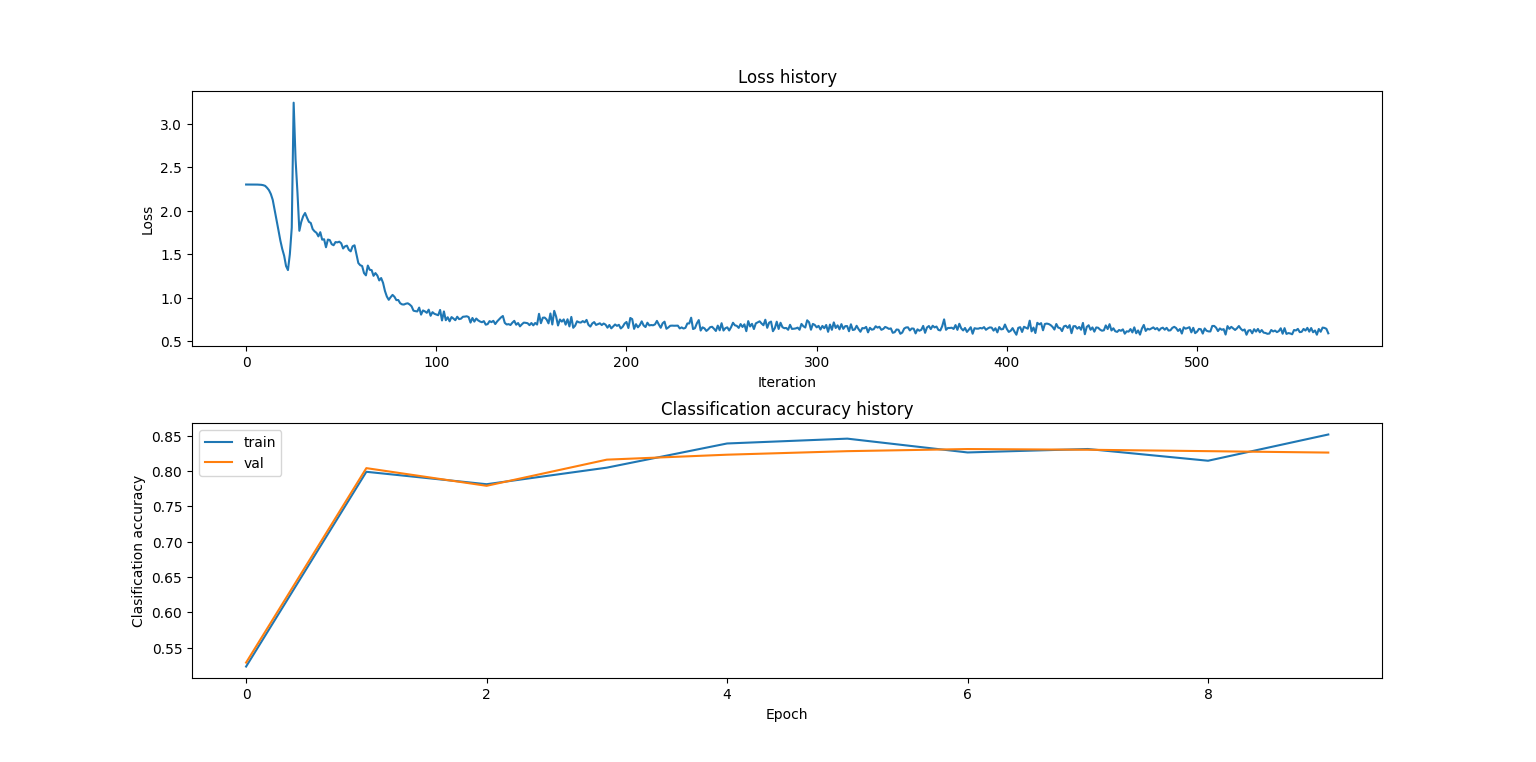

Python code for this plot:
import os 
import numpy as np 
import matplotlib.pyplot as plt

# Input data files are available in the "./input/" directory

## Load the datasets
def load_mnist(path, kind='train'):

    labels_path = os.path.join(path,'%s-labels-idx1-ubyte'% kind)
    images_path = os.path.join(path,'%s-images-idx3-ubyte'% kind)
    
    with open(labels_path,'rb') as lbpath:
        labels = np.frombuffer(lbpath.read(), dtype=np.uint8,
                               offset=8)
    
    with open(images_path,'rb') as imgpath:
        images = np.frombuffer(imgpath.read(), dtype=np.uint8,
                               offset=16).reshape(len(labels), 784)

    return images, labels


# Load the data
X_train, y_train = load_mnist('./input', kind='train')
X_test, y_test = load_mnist('./input', kind='t10k')
m_train = X_train.shape[0]
m_test = X_test.shape[0]


## Preprocessing
# Subsample the data
m_train = 59000
m_validation = 1000

mask = list(range(m_train, m_train + m_validation))
X_val = X_train[mask]
y_val = y_train[mask]

mask = list(range(m_train))
X_train = X_train[mask]
y_train = y_train[mask]

mask = list(range(m_test))
X_test = X_test[mask]
y_test = y_test[mask]
# Reshape data to rows
X_train = X_train.reshape(m_train, -1)
X_val = X_val.reshape(m_validation, -1)
X_test = X_test.reshape(m_test, -1)
print("X_train shape: " + str(X_train.shape))
print("y_train shape: " + str(y_train.shape))
print("X_val shape: " + str(X_val.shape))
print("y_val shape: " + str(y_val.shape))
print("X_test shape: " + str(X_test.shape))
print("y_test shape: " + str(y_test.shape))
print ("Number of training examples: m_train = " + str(m_train))
print ("Number of validation examples: m_validation = " + str(m_validation))
print ("Number of testing examples: m_test = " + str(m_test))
print("")


## Implement TwoLayerNet
class TwoLayerNet(object):    
    """
    A two-layer fully-connected neural network. The net has an input dimension of
    N, a hidden layer dimension of H, and performs classification over C classes.
    We train the network with a softmax loss function and L2 regularization on the
    weight matrices. The network uses a ReLU nonlinearity after the first fully
    connected layer.

    In other words, the network has the following architecture:

    input - fully connected layer - ReLU - fully connected layer - softmax

    The outputs of the second fully-connected layer are the scores for each class.
    """

    def __init__(self, input_size, hidden_size, output_size, std=1e-4): 
        """
        Initialize the model. Weights are initialized to small random values and
        biases are initialized to zero. Weights and biases are stored in the
        variable self.params, which is a dictionary with the following keys:

        W1: First layer weights; has shape (D, H)
        b1: First layer biases; has shape (H,)
        W2: Second layer weights; has shape (H, C)
        b2: Second layer biases; has shape (C,)

        Inputs:
        - input_size: The dimension D of the input data.
        - hidden_size: The number of neurons H in the hidden layer.
        - output_size: The number of classes C.
        """
        self.params = {}    
        self.params['W1'] = std * np.random.randn(input_size, hidden_size)   
        self.params['b1'] = np.zeros((1, hidden_size))    
        self.params['W2'] = std * np.random.randn(hidden_size, output_size)   
        self.params['b2'] = np.zeros((1, output_size))

    def loss(self, X, y=None, reg=0.0):
        """
        Compute the loss and gradients for a two layer fully connected neural
        network.

        Inputs:
        - X: Input data of shape (N, D). Each X[i] is a training sample.
        - y: Vector of training labels. y[i] is the label for X[i], and each y[i] is
          an integer in the range 0 <= y[i] < C. This parameter is optional; if it
          is not passed then we only return scores, and if it is passed then we
          instead return the loss and gradients.
        - reg: Regularization strength.

        Returns:
        If y is None, return a matrix scores of shape (N, C) where scores[i, c] is
        the score for class c on input X[i].

        If y is not None, instead return a tuple of:
        - loss: Loss (data loss and regularization loss) for this batch of training
          samples.
        - grads: Dictionary mapping parameter names to gradients of those parameters
          with respect to the loss function; has the same keys as self.params.
        """
        W1, b1 = self.params['W1'], self.params['b1']
        W2, b2 = self.params['W2'], self.params['b2']
        N, D = X.shape
        
        # Compute the forward pass
        scores = None
        h1 = ReLU(np.dot(X, W1) + b1)      
        out = np.dot(h1, W2) + b2          
        scores = out
        
        if y is None:   
            return scores
        
        # Compute the loss
        scores_max = np.max(scores, axis=1, keepdims=True)    # (N,1)
        exp_scores = np.exp(scores - scores_max)              # (N,C)
        probs = exp_scores / np.sum(exp_scores, axis=1, keepdims=True)    # (N,C)
        correct_logprobs = -np.log(probs[range(N), y])        # (N,1)
        data_loss = np.sum(correct_logprobs) / N
        reg_loss = 0.5 * reg * np.sum(W1*W1) + 0.5 * reg * np.sum(W2*W2)
        loss = data_loss + reg_loss
        
        # Backward pass: compute gradients
        grads = {}
        dscores = probs                                 # (N,C)
        dscores[range(N), y] -= 1
        dscores /= N
        dW2 = np.dot(h1.T, dscores)                     # (H,C)
        db2 = np.sum(dscores, axis=0, keepdims=True)    # (1,C)
        dh1 = np.dot(dscores, W2.T)                     # (N,H)
        dh1[h1 <= 0] = 0
        dW1 = np.dot(X.T, dh1)                          # (D,H)
        db1 = np.sum(dh1, axis=0, keepdims=True)        # (1,H)
        dW2 += reg * W2
        dW1 += reg * W1
        
        grads['W1'] = dW1
        grads['b1'] = db1
        grads['W2'] = dW2
        grads['b2'] = db2

        return loss, grads

    def train(self, X, y, X_val, y_val, learning_rate=1e-3, 
               learning_rate_decay=0.95, reg=1e-5, mu=0.9, num_epochs=10, 
               mu_increase=1.0, batch_size=200, verbose=False):   
        """
        Train this neural network using stochastic gradient descent.

        Inputs:
        - X: A numpy array of shape (N, D) giving training data.
        - y: A numpy array f shape (N,) giving training labels; y[i] = c means that
          X[i] has label c, where 0 <= c < C.
        - X_val: A numpy array of shape (N_val, D) giving validation data.
        - y_val: A numpy array of shape (N_val,) giving validation labels.
        - learning_rate: Scalar giving learning rate for optimization.
        - learning_rate_decay: Scalar giving factor used to decay the learning rate
          after each epoch.
        - reg: Scalar giving regularization strength.
        - num_iters: Number of steps to take when optimizing.
        - batch_size: Number of training examples to use per step.
        - verbose: boolean; if true print progress during optimization.
        """
        num_train = X.shape[0]
        iterations_per_epoch = max(int(num_train / batch_size), 1)
        
        # Use SGD to optimize the parameters in self.model
        v_W2, v_b2 = 0.0, 0.0
        v_W1, v_b1 = 0.0, 0.0
        loss_history = []
        train_acc_history = []
        val_acc_history = []

        for it in range(1, num_epochs * iterations_per_epoch + 1):   
            X_batch = None   
            y_batch = None 
            
            # Create a random minibatch of training data and labels
            sample_index = np.random.choice(num_train, batch_size, replace=True)   
            X_batch = X[sample_index, :]          
            y_batch = y[sample_index]             
            
            # Compute loss and gradients using the current minibatch
            loss, grads = self.loss(X_batch, y=y_batch, reg=reg) 
            loss_history.append(loss)
            
            # Use the gradients to update the parameters of the network
            v_W2 = mu * v_W2 - learning_rate * grads['W2']    
            self.params['W2'] += v_W2   
            v_b2 = mu * v_b2 - learning_rate * grads['b2']    
            self.params['b2'] += v_b2   
            v_W1 = mu * v_W1 - learning_rate * grads['W1']    
            self.params['W1'] += v_W1   
            v_b1 = mu * v_b1 - learning_rate * grads['b1']  
            self.params['b1'] += v_b1
            
            if verbose and it % iterations_per_epoch == 0:    
            # Every epoch, check train and val accuracy and decay learning rate
                epoch = it / iterations_per_epoch    
                train_acc = (self.predict(X_batch) == y_batch).mean()    
                val_acc = (self.predict(X_val) == y_val).mean()    
                train_acc_history.append(train_acc)    
                val_acc_history.append(val_acc)    
                print("epoch %d / %d: loss %f, train_acc: %f, val_acc: %f" % 
                                    (epoch*iterations_per_epoch, num_epochs*iterations_per_epoch, loss, train_acc, val_acc))
                
                # Decay learning rate
                learning_rate *= learning_rate_decay    
                mu *= mu_increase

        return {   
            'loss_history': loss_history,   
            'train_acc_history': train_acc_history,   
            'val_acc_history': val_acc_history,
        }

    def predict(self, X):    
        """
        Use the trained weights of this two-layer network to predict labels for
        data points. For each data point we predict scores for each of the C
        classes, and assign each data point to the class with the highest score.

        Inputs:
        - X: A numpy array of shape (N, D) giving N D-dimensional data points to
          classify.

        Returns:
        - y_pred: A numpy array of shape (N,) giving predicted labels for each of
        the elements of X. For all i, y_pred[i] = c means that X[i] is predicted
        to have class c, where 0 <= c < C.
        """
        y_pred = None    
        h1 = ReLU(np.dot(X, self.params['W1']) + self.params['b1'])    
        scores = np.dot(h1, self.params['W2']) + self.params['b2']    
        y_pred = np.argmax(scores, axis=1)    

        return y_pred

def ReLU(x):    
    return np.maximum(0, x)

## Training and Analysis
input_size = X_train.shape[1]
hidden_size = 10
num_classes = 10
net = TwoLayerNet(input_size, hidden_size, num_classes)

# Train the network
stats = net.train(X_train, y_train, X_val, y_val,
            num_epochs=10, batch_size=1024,
            learning_rate=7.5e-4, learning_rate_decay=0.95,
            reg=1.0, verbose=True)

# Predict on the validation set
val_acc = (net.predict(X_val) == y_val).mean()

plt.rcParams['figure.figsize'] = (10.0, 8.0)
plt.rcParams['image.interpolation'] = 'nearest'
plt.rcParams['image.cmap'] = 'gray'
plt.subplots_adjust(wspace =0, hspace =0.3)


# Plot the loss function and train accuracies
plt.subplot(2, 1, 1)
plt.plot(stats['loss_history'])
plt.title('Loss history')
plt.xlabel('Iteration')
plt.ylabel('Loss')

plt.subplot(2, 1, 2)
plt.plot(stats['train_acc_history'], label='train')
plt.plot(stats['val_acc_history'], label='val')
plt.title('Classification accuracy history')
plt.xlabel('Epoch')
plt.ylabel('Clasification accuracy')
plt.legend()
plt.show()


## Improve the Net
# Fine-tune hyperparameters such as learning_rates and regularization_strengths

hidden_size = 10
num_classes = 10

results = {}
best_val = -1
best_net = None

learning_rates = np.array([2.5,5,7.5,10])*1e-4
regularization_strengths = [0.25,0.5,0.75,1]
print("")
for lr in learning_rates:
    for reg in regularization_strengths:
        net = TwoLayerNet(input_size, hidden_size, num_classes)
        stats = net.train(X_train, y_train, X_val, y_val,
        num_epochs=10, batch_size=1024,
        learning_rate=lr, learning_rate_decay=0.95,
        reg= reg, verbose=False)
        val_acc = (net.predict(X_val) == y_val).mean()
        if val_acc > best_val:
            best_val = val_acc
            best_net = net         
        results[(lr,reg)] = val_acc
        print('lr %e reg %e val accuracy: %f' % (lr, reg,  val_acc))


print('Best validation accuracy achieved during cross-validation: %f' % best_val)
# Predict on the test set (using the best_net)
test_acc = (best_net.predict(X_test) == y_test).mean()
print('Test accuracy: ', test_acc)
